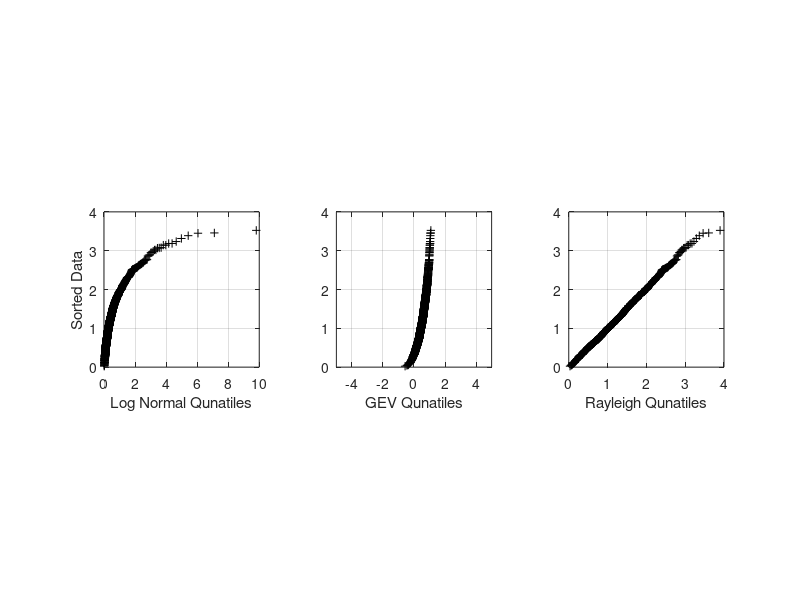

Reproduce this figure in MATLAB.
%% Example 4.15
% Compute 1000 random draws from the standard Rayleigh distribution.
% Produce q-q plots using the lognormal and generalized extreme value (GEV)
% distributions with maximum likelihood estimator (MLE) parameters and the
% standard Rayleigh cdf. What differences do you see, and why?

%% Random Draws
clear; close all; clf;
n = 1000; % number of draws
x = raylrnd(1,1,n);
u = ((1:n) - 0.5)/n;

%% Plotting q-q plots
% Standard Rayleigh quanitles
figure(1);
subplot(1,3,3); plot(raylinv(u,1),sort(x),'k+')
axis square
grid on
ylim([0 4]);
xlabel 'Rayleigh Qunatiles';

% MLE Paramters for GEV
pHat = gevfit(u);
% GEV quantiles
subplot(1,3,2); plot(gevinv(u,pHat(1),pHat(2),pHat(3)),sort(x),'k+')
axis square
grid on
ylim([0 4]); xlim([-5 5]);
xlabel 'GEV Qunatiles';

% MLE Parameters for Lognormal
pHat = lognfit(u);
% Lognormal quanitles
subplot(1,3,1); plot(logninv(u,pHat(1),pHat(2)),sort(x),'k+')
axis square
grid on
ylim([0 4]);
xlabel 'Log Normal Qunatiles'; ylabel 'Sorted Data';

% The lognormal distribution initially has a surplus of probability,
% followed by a deficit. This is clear from the inital steep positive slope
% and then decrease.
% The GEV distiribution exists for negative arguments, which is masked in
% the p-p plots. An initial deficit of probability exists, as is evidencesd
% by the initial upward curvature.
% Rayleigh is a straight line.